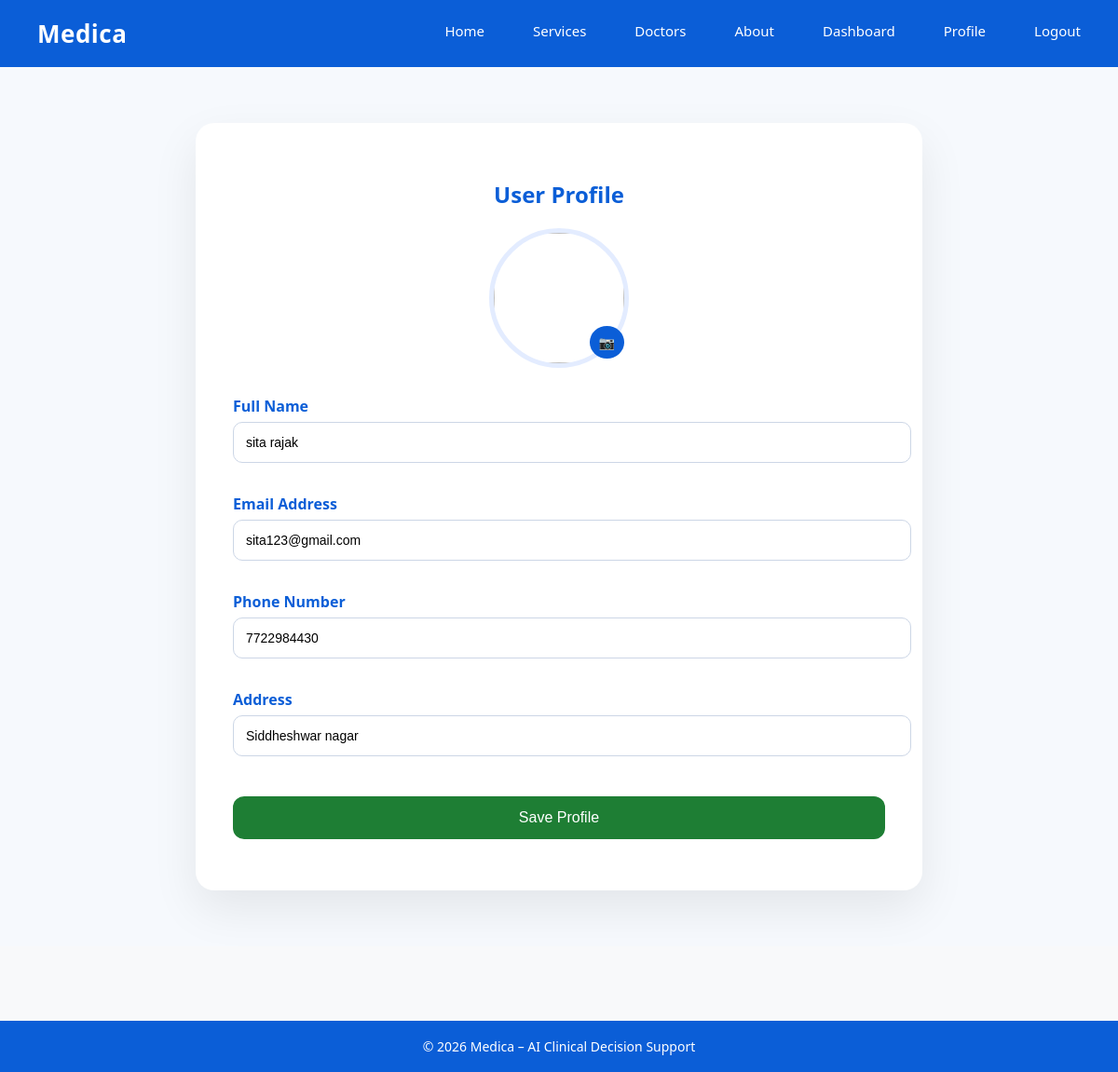
/user/profile (signed in), run on the app's committed database.
### backend/models/user.py (models this page shows)
class User(db.Model):
    __tablename__ = "users"
    id = db.Column(db.Integer, primary_key=True)
    name = db.Column(db.String(100), nullable=False)
    email = db.Column(db.String(120), unique=True, nullable=False)
    password = db.Column(db.String(255), nullable=True)
    role = db.Column(db.String(20), nullable=False, default="user")
    phone = db.Column(db.String(20))
    alternate_email = db.Column(db.String(120))
    alternate_phone = db.Column(db.String(20))
    address = db.Column(db.Text)
    profile_image = db.Column(db.String(255))

### backend/routes/user.py (the view, shortened to what this page needs)
@user_bp.route("/profile", methods=["GET", "POST"])
def profile():
    if session.get("role") != "user":
        return redirect(url_for("auth.login_choice"))
    user = User.query.get(session.get("user_id"))
    if not user:
        return redirect(url_for("auth.login_choice"))
    PROJECT_ROOT = os.path.abspath(os.path.join(os.path.dirname(__file__), "..", ".."))
    UPLOAD_FOLDER = os.path.join(PROJECT_ROOT, "frontend", "static", "uploads")
    os.makedirs(UPLOAD_FOLDER, exist_ok=True)
    ALLOWED = {"png","jpg","jpeg","webp"}
    def allowed_file(name):
        return "." in name and name.rsplit(".",1)[1].lower() in ALLOWED
    return render_template("user/profile.html", user=user)

### frontend/templates/user/profile.html (shortened to what this page needs)
<!DOCTYPE html>
<html lang="en">
<head>
<link rel="stylesheet" href="/static/css/style.css">
</head>
<body>
{% include "layout/header.html" %}
<div class="profile-container">
<div class="profile-card">
<h2 style="text-align:center;color:#0b5ed7;margin-bottom:20px;">
User Profile
</h2>
<form method="POST" enctype="multipart/form-data">
<div class="profile-image-box">
<img
src="{{ user.profile_image if user.profile_image else '/static/images/default-user.png' }}"
class="profile-image"
>
<label for="fileInput" class="camera-btn">
📷
</label>
</div>
<div class="form-group">
<label>Full Name</label>
<input
type="text"
name="name"
value="{{ user.name or '' }}"
required
>
</div>
<div class="form-group">
<label>Email Address</label>
<input
type="email"
name="email"
value="{{ user.email or '' }}"
required
>
</div>
<div class="form-group">
<label>Phone Number</label>
<input
type="text"
name="phone"
value="{{ user.phone or '' }}"
>
</div>
<div class="form-group">
<label>Address</label>
<input
type="text"
name="address"
value="{{ user.address or '' }}"
>
</div>
<button class="save-btn">
Save Profile
</button>
</form>
</div>
</div>
<footer>
© 2026 Medica – AI Clinical Decision Support
</footer>
</body>
</html>

### frontend/static/css/style.css (style rules this page uses)
body { margin: 0; font-family: "Segoe UI", Arial, sans-serif; background: #f8f9fa; color: #222; }
footer { background: #0b5ed7; color: white; padding: 30px; text-align: center; margin-top: 60px; }
input, button { padding: 10px; width: 100%; margin-bottom: 15px; }
button { background: #0b5ed7; color: white; border: none; cursor: pointer; }
footer { margin-top: 80px; padding: 18px; background: #0b5ed7; color: #ffffff; text-align: center; font-size: 14px; }

### frontend/templates/user/profile.html (style rules this page uses)
.profile-container { padding:60px 20px; background:#f6f9fd; min-height:100vh; }
.profile-card { max-width:700px; margin:auto; background:#fff; border-radius:20px; padding:40px; box-shadow:0 20px 50px rgba(0,0,0,0.08); }
.profile-image-box { text-align:center; margin-bottom:30px; position:relative; }
.profile-image { width:140px; height:140px; border-radius:50%; object-fit:cover; border:5px solid #e3ecff; }
.camera-btn { position:absolute; bottom:10px; right:calc(50% - 70px); background:#0b5ed7; color:white; padding:8px 10px; border-radius:50%; cursor:pointer; font-size:14px; }
.form-group { margin-bottom:18px; }
.form-group label { display:block; font-weight:600; margin-bottom:6px; color:#0b5ed7; }
.form-group input { width:100%; padding:13px; border-radius:10px; border:1px solid #ccd6e6; font-size:14px; }
.save-btn { width:100%; margin-top:10px; padding:14px; background:#1e7e34; color:white; border:none; border-radius:12px; font-size:16px; cursor:pointer; }

### data on the page
User: name "sita rajak", email "sita123@gmail.com", phone "7722984430", address "Siddheshwar nagar"
